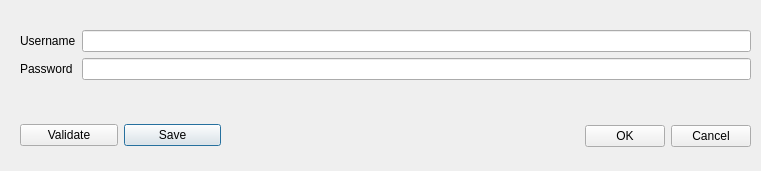
<?xml version="1.0" encoding="UTF-8"?>
<ui version="4.0">
 <class>Dialog</class>
 <widget class="QDialog" name="Dialog">
  <property name="geometry">
   <rect>
    <x>0</x>
    <y>0</y>
    <width>761</width>
    <height>171</height>
   </rect>
  </property>
  <property name="windowTitle">
   <string>Credentials</string>
  </property>
  <property name="modal">
   <bool>false</bool>
  </property>
  <widget class="QDialogButtonBox" name="buttonBox">
   <property name="geometry">
    <rect>
     <x>410</x>
     <y>120</y>
     <width>341</width>
     <height>32</height>
    </rect>
   </property>
   <property name="orientation">
    <enum>Qt::Horizontal</enum>
   </property>
   <property name="standardButtons">
    <set>QDialogButtonBox::Cancel|QDialogButtonBox::Ok</set>
   </property>
  </widget>
  <widget class="QWidget" name="formLayoutWidget">
   <property name="geometry">
    <rect>
     <x>20</x>
     <y>30</y>
     <width>731</width>
     <height>71</height>
    </rect>
   </property>
   <layout class="QFormLayout" name="formLayout">
    <item row="0" column="0">
     <widget class="QLabel" name="username_label">
      <property name="text">
       <string>Username</string>
      </property>
     </widget>
    </item>
    <item row="0" column="1">
     <widget class="QLineEdit" name="username"/>
    </item>
    <item row="1" column="0">
     <widget class="QLabel" name="password_label">
      <property name="text">
       <string>Password</string>
      </property>
     </widget>
    </item>
    <item row="1" column="1">
     <widget class="QLineEdit" name="password"/>
    </item>
   </layout>
  </widget>
  <widget class="QWidget" name="horizontalLayoutWidget">
   <property name="geometry">
    <rect>
     <x>20</x>
     <y>110</y>
     <width>201</width>
     <height>51</height>
    </rect>
   </property>
   <layout class="QHBoxLayout" name="horizontalLayout">
    <item>
     <widget class="QPushButton" name="validate_button">
      <property name="text">
       <string>Validate</string>
      </property>
     </widget>
    </item>
    <item>
     <widget class="QPushButton" name="save_button">
      <property name="text">
       <string>Save</string>
      </property>
      <property name="default">
       <bool>true</bool>
      </property>
     </widget>
    </item>
   </layout>
  </widget>
 </widget>
 <resources/>
 <connections>
  <connection>
   <sender>buttonBox</sender>
   <signal>accepted()</signal>
   <receiver>Dialog</receiver>
   <slot>accept()</slot>
   <hints>
    <hint type="sourcelabel">
     <x>248</x>
     <y>254</y>
    </hint>
    <hint type="destinationlabel">
     <x>157</x>
     <y>274</y>
    </hint>
   </hints>
  </connection>
  <connection>
   <sender>buttonBox</sender>
   <signal>rejected()</signal>
   <receiver>Dialog</receiver>
   <slot>reject()</slot>
   <hints>
    <hint type="sourcelabel">
     <x>316</x>
     <y>260</y>
    </hint>
    <hint type="destinationlabel">
     <x>286</x>
     <y>274</y>
    </hint>
   </hints>
  </connection>
 </connections>
</ui>
